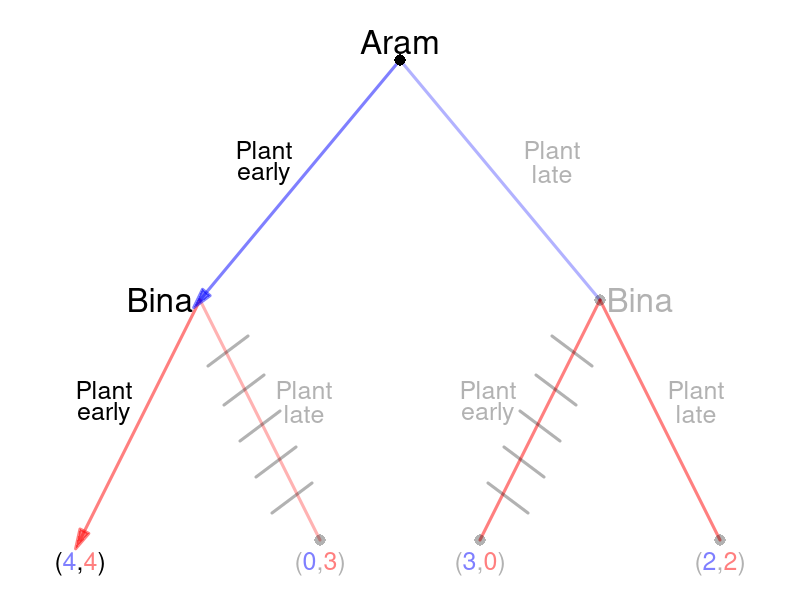

Generate this figure with R:
require(shape)
pdf(file = "people/sequential_palanpur_solved_v2.pdf", width = 9, height = 7)

#Set parameters for graphics
axislabelsize <- 1.5
labelsize <- 2
actionlabelsize <- 1.5
graphlinewidth <- 3
segmentlinewidth <- 2
nodesize <- 1.5
fadelevel <- 0.3

COL <- c("#7fc97f", "#beaed4", "#fdc086", "#ffff99", "#386cb0", "#f0027f", "#bf5b17", "#666666")
COLA <- c("#99d8c9","#66c2a4","#41ae76", "#238b45", "#005824")
COLB <- c("#4eb3d3", "#2b8cbe", "#0868ac","#084081")

par(mar =  c(0, 0, 0, 0))

xlims <- c(0, 10)
ylims <- c(0, 10)

npts <- 501 
x <- seq(xlims[1], xlims[2], length.out = npts)
y <- seq(ylims[1], ylims[2], length.out = npts) 

plot(0, 0, xlim = xlims, ylim = ylims, type = "n",
     xlab = expression(paste("")),
     ylab = expression(paste("")), 
     xaxt = "n", 
     yaxt = "n", 
     cex.lab = axislabelsize, 
     bty = "n",
     xaxs="i", 
     yaxs="i")

ticksy <- seq(from = 0, to = ylims[2], by = 2)
ylabels <- seq(from = 0, to = ylims[2], by = 2)
ticksx <- seq(from = 0, to = xlims[2], by = 2)
xlabels <- seq(from = 0, to = xlims[2], by = 2)

#segments(5, 9, 2.5, 5, lty = 1, col = rgb(0, 0, 1, 0.5), lwd = graphlinewidth)
#Plant late
segments(5, 9, 7.5, 5, lty = 1, col = rgb(0, 0, 1, fadelevel), lwd = graphlinewidth)

#Branches for Bina
#From Aram planting early
#Bina plants early
Arrows(2.5, 5, 1, 1, col = rgb(1, 0, 0, 0.5), lty = 1, lwd = 3, arr.type = "triangle")
#segments(2.5, 5, 1, 1, lty = 1, col = rgb(1, 0, 0, 0.5), lwd = graphlinewidth)
#Bina plants late
segments(2.5, 5, 4, 1, lty = 1, col = rgb(1, 0, 0, fadelevel), lwd = graphlinewidth)

#Branches for Aram
#Plant early
Arrows(5, 9, 2.5, 5, col = rgb(0, 0, 1, 0.5), lty = 1, lwd = 3, arr.type = "triangle")


#From Aram plants late
#Bina plants early
segments(7.5, 5, 6, 1, lty = 1, col = rgb(1, 0, 0, 0.5), lwd = graphlinewidth)


#Bina plants late
segments(7.5, 5, 9, 1, lty = 1, col = rgb(1, 0, 0, 0.5), lwd = graphlinewidth)

#Initial node
points(5, 9, pch = 16, col = "black", cex = nodesize)

#P1 Nodes
#points(2.5, 5, pch = 16, col = "black", cex = nodesize)
points(7.5, 5, pch = 16, col = rgb(0,0,0,fadelevel), cex = nodesize)

#P2 Terminal Nodes
#points(1, 1, pch = 16, col = "black", cex = nodesize)
points(4, 1, pch = 16, col = rgb(0,0,0,fadelevel), cex = nodesize)
points(6, 1, pch = 16, col = rgb(0,0,0,fadelevel), cex = nodesize)
points(9, 1, pch = 16, col = rgb(0,0,0,fadelevel), cex = nodesize)

text(5, 9.3, expression(paste("Aram")), cex = labelsize)

text(3.3, 7.5, expression(paste("Plant")), cex = actionlabelsize)
text(3.3, 7.1, expression(paste("early")), cex = actionlabelsize)
text(6.9, 7.5, expression(paste("Plant")), cex = actionlabelsize, col = rgb(0, 0, 0, fadelevel))
text(6.9, 7.1, expression(paste("late")), cex = actionlabelsize, col = rgb(0, 0, 0, fadelevel))


text(2, 5, expression(paste("Bina")), cex = labelsize)
text(1.3, 3.5, expression(paste("Plant")), cex = actionlabelsize)
text(1.3, 3.1, expression(paste("early")), cex = actionlabelsize)
text(3.8, 3.5, expression(paste("Plant")), cex = actionlabelsize, col = rgb(0,0,0,fadelevel))
text(3.8, 3.1, expression(paste("late")), cex = actionlabelsize, col = rgb(0,0,0,fadelevel))


text(8, 5, expression(paste("Bina")), cex = labelsize, col = rgb(0,0,0,fadelevel))
text(6.1, 3.5, expression(paste("Plant")), cex = actionlabelsize, col = rgb(0,0,0,fadelevel))
text(6.1, 3.1, expression(paste("early")), cex = actionlabelsize, col = rgb(0,0,0,fadelevel))
text(8.7, 3.5, expression(paste("Plant")), cex = actionlabelsize, col = rgb(0,0,0,fadelevel))
text(8.7, 3.1, expression(paste("late")), cex = actionlabelsize, col = rgb(0,0,0,fadelevel))

#Payoffs 

text(1, .6, expression("(" * phantom("4") * "," * phantom("4") * ")"), cex = actionlabelsize)
text(1, .6, expression(phantom("(") * "4" * phantom(",") * phantom("4") * phantom(")")), col = rgb(0, 0, 1, 0.5),  cex = actionlabelsize)
text(1, .6, expression(phantom("(") * phantom("4") * phantom(",") * "4" * phantom(")")), col = rgb(1, 0, 0, 0.5), cex = actionlabelsize)

text(4, .6, expression("(" * phantom("0") * "," * phantom("3") * ")"), cex = actionlabelsize,col = rgb(0,0,0,fadelevel))
text(4, .6, expression(phantom("(") * "0" * phantom(",") * phantom("3") * phantom(")")), col = rgb(0, 0, 1, 0.5,fadelevel),  cex = actionlabelsize)
text(4, .6, expression(phantom("(") * phantom("0") * phantom(",") * "3" * phantom(")")), col = rgb(1, 0, 0, 0.5,fadelevel), cex = actionlabelsize)

text(6, .6, expression("(" * phantom("3") * "," * phantom("0") * ")"), cex = actionlabelsize,col = rgb(0,0,0,fadelevel))
text(6, .6, expression(phantom("(") * "3" * phantom(",") * phantom("0") * phantom(")")), col = rgb(0, 0, 1, 0.5,fadelevel),  cex = actionlabelsize)
text(6, .6, expression(phantom("(") * phantom("3") * phantom(",") * "0" * phantom(")")), col = rgb(1, 0, 0, 0.5,fadelevel), cex = actionlabelsize)

text(9, .6, expression("(" * phantom("2") * "," * phantom("2") * ")"), cex = actionlabelsize, col = rgb(0,0,0,fadelevel))
text(9, .6, expression(phantom("(") * "2" * phantom(",") * phantom("2") * phantom(")")), col = rgb(0, 0, 1, 0.5,fadelevel),  cex = actionlabelsize)
text(9, .6, expression(phantom("(") * phantom("2") * phantom(",") * "2" * phantom(")")), col = rgb(1, 0, 0, 0.5,fadelevel), cex = actionlabelsize)

#Cutting branch plant late when A plants early
segments(2.6, 3.9, 3.1, 4.4, lty = 1, col = rgb(0,0,0,fadelevel), lwd = graphlinewidth)
segments(2.8, 3.25, 3.3, 3.75, lty = 1, col = rgb(0,0,0,fadelevel), lwd = graphlinewidth)
segments(3, 2.65, 3.5, 3.15, lty = 1, col = rgb(0,0,0,fadelevel), lwd = graphlinewidth)
segments(3.2, 2.05, 3.7, 2.55, lty = 1, col = rgb(0,0,0,fadelevel), lwd = graphlinewidth)
segments(3.4, 1.45, 3.9, 1.95, lty = 1, col = rgb(0,0,0,fadelevel), lwd = graphlinewidth)


#Cutting branch plant late when A plants
segments(7.4, 3.9, 6.9, 4.4, lty = 1, col = rgb(0,0,0,fadelevel), lwd = graphlinewidth)
segments(7.2, 3.25, 6.7, 3.75, lty = 1, col = rgb(0,0,0,fadelevel), lwd = graphlinewidth)
segments(7, 2.65, 6.5, 3.15, lty = 1, col = rgb(0,0,0,fadelevel), lwd = graphlinewidth)
segments(6.8, 2.05, 6.3, 2.55, lty = 1, col = rgb(0,0,0,fadelevel), lwd = graphlinewidth)
segments(6.6, 1.45, 6.1, 1.95, lty = 1, col = rgb(0,0,0,fadelevel), lwd = graphlinewidth)

#Cutting branch plant late for A given B's actions
# segments(5.25, 7.9, 5.75, 8.4, lty = 1, col = rgb(0,0,0,fadelevel), lwd = graphlinewidth)
# segments(5.65, 7.3, 6.15, 7.8, lty = 1, col = rgb(0,0,0,fadelevel), lwd = graphlinewidth)
# segments(6.05, 6.7, 6.55, 7.2, lty = 1, col = rgb(0,0,0,fadelevel), lwd = graphlinewidth)
# segments(6.45, 6.1, 6.95, 6.6, lty = 1, col = rgb(0,0,0,fadelevel), lwd = graphlinewidth)
# segments(6.85, 5.5, 7.35, 6, lty = 1, col = rgb(0,0,0,fadelevel), lwd = graphlinewidth)


dev.off()
